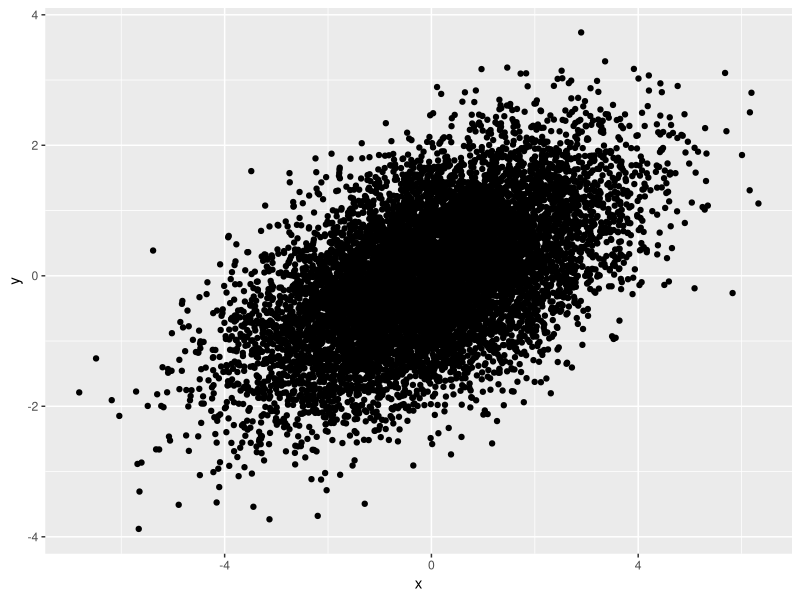
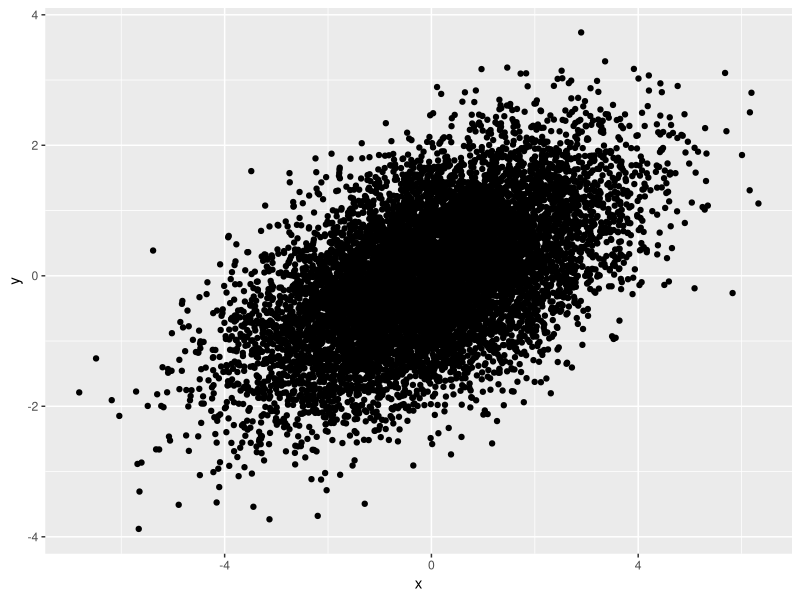

Reproduce these figures in R, in order.
## ---- chunk 1
library(ggplot2)
library(dplyr)
library(MASS)
## ---- chunk 2

sigma <- matrix(c(3,1,1,1),nrow=2)

m <- mvrnorm(n=10000, mu=c(0,0), Sigma = sigma)
data <- tibble(x = m[,1], y=m[,2])
print(cor(data$x,data$y))
## ---- chunk 3
1/sqrt(3)
## ---- chunk 4
data |> ggplot(aes(x=x,y=y))+geom_point()

## ---- chunk 5
data |> ggplot(aes(x=x,y=y))+geom_point()

## ---- chunk 6
cov(data)
## ---- chunk 7

sigma <- matrix(c(3,1,1,1),nrow=2)

# compute matrix square root
ev <- eigen(sigma)
ev$values <- sqrt(ev$values)
sigma_root <- ev$vectors %*% diag(ev$values) %*% t(ev$vectors)

sigma_root %*% sigma_root
## ---- chunk 8
# random normal variables
uncorr <-   matrix(rnorm(2000),ncol=2)
print(cov(uncorr))
# multiply by sqrt of sigma
correlated <-  t(apply(uncorr,1,\(x)sigma_root %*% x))
print(cov(correlated))
